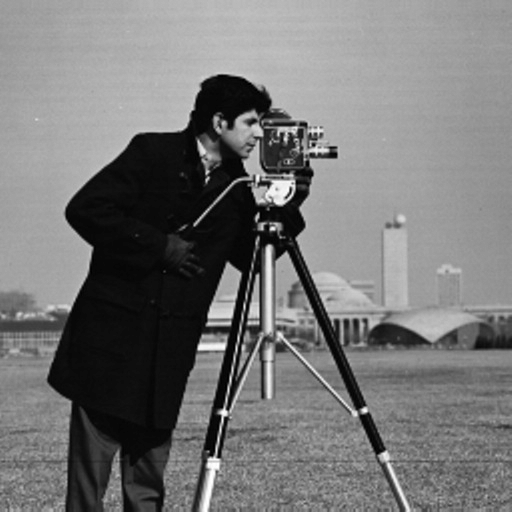
#> input picture transformacaoIntensidade/linearPorPartes/readmeImg/cameramen.jpg, 512 x 512 px, found by its file name
$ python limiarizacao.py
#> lines starting #> are read from the running program, lines starting #| are printed output that depends on the picture; after the words box and inside, x2 and y2 are one past the last pixel; in counts of white or black regions, pixels touching at a corner belong together
import numpy as np
import cv2 as cv
from matplotlib import pyplot as plt

imgInput = cv.imread("cameramen.jpg", 0)
#> imgInput is the input picture: shape (512, 512); min 0, max 255, mean 118
height, width = imgInput.shape[:2]
#> height = 512; width = 512
imgOutput = np.zeros((height, width), dtype="uint8")

limiar = 128

for i in range(height):
    for j in range(width):
        imgOutput[i, j] = 255 if imgInput[i, j] >= limiar else 0
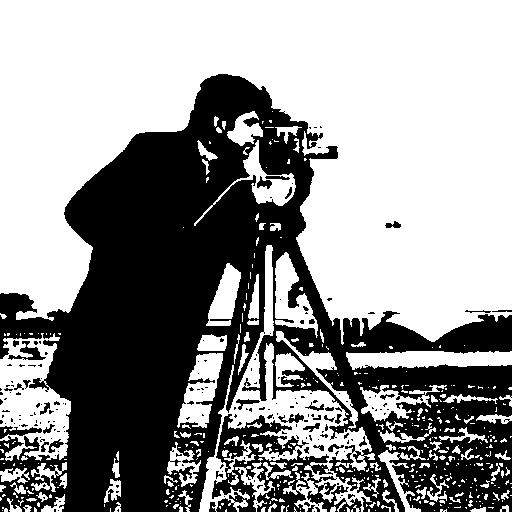
#> imgOutput: shape (512, 512); 59.1% white; 195 black regions (161 under 20 px), largest, box (x1, y1, x2, y2) and area: (0, 74, 512, 512) 98531, (209, 414, 362, 512) 5851, (8, 341, 46, 360) 258

cv.imwrite("cameramen_output.jpg", imgOutput)

cv.imshow("Original", imgInput)
cv.imshow("Limiarizacao", imgOutput)
cv.waitKey(0)
cv.destroyAllWindows()

plt.hist(imgInput.ravel(), 256, [0, 256])
plt.savefig("hist_cameramen_input.jpg")
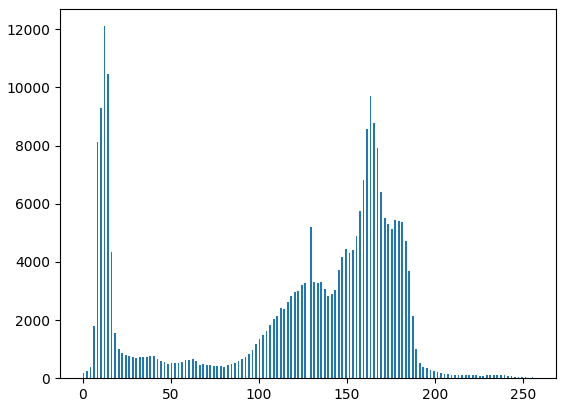
#> figure drawn by matplotlib, 1 panel; tallest bar 12105 high, from x = 12 to 13
plt.show()

plt.hist(imgOutput.ravel(), 256, [0, 256])
plt.savefig("hist_cameramen_output.jpg")
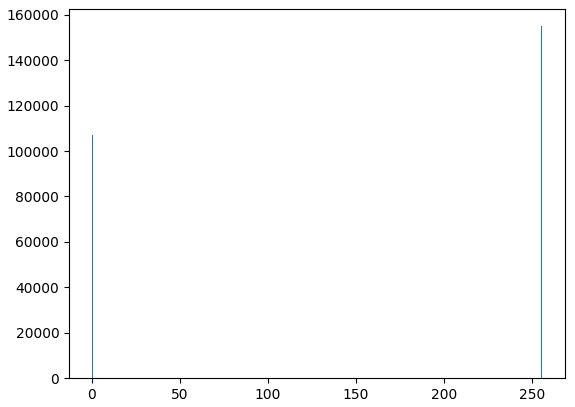
#> figure drawn by matplotlib, 1 panel; tallest bar 154979 high, from x = 255 to 256
plt.show()
